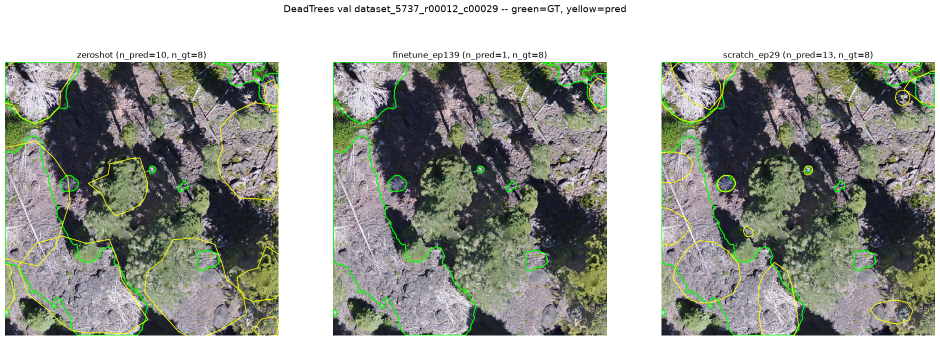
#> input picture crown_segmentation_research/images/deadtrees_transfer_comparison_00012_c00029.png, 1880 x 681 px (shown at 1/2 size); its folder holds only this picture in this run
$ python preprocess_isaid.py --input_dir ../crown_segmentation_research/images --output_dir out
#> lines starting #> are read from the running program, lines starting #| are printed output that depends on the picture
"""
preprocess_isaid.py
===================
Tiling script for iSAID dataset.
Large mosaic images -> 512x512 tiles.
Filters tiles with very low information content.
Supports visualization of the tiling grid.
"""

import argparse
import json
import os
from pathlib import Path

import cv2
import numpy as np
from PIL import Image
from tqdm import tqdm
import matplotlib.pyplot as plt

def tile_image(img_path, mask_path, output_img_dir, output_mask_dir, tile_size=512, overlap=64, min_info=0.05):
    """Tiles an image and its corresponding mask."""
#> called with tile_size = 512, overlap = 64, min_info = 0.05
    img = np.array(Image.open(img_path))
#> img is the input picture: shape (681, 1880, 4); mean R, G, B, A 155, 158.1, 150.5, 255
    mask = np.array(Image.open(mask_path)) if mask_path else None

    h, w = img.shape[:2]
#> h = 681; w = 1880
    stem = Path(img_path).stem

    stride = tile_size - overlap
    count = 0

    for y in range(0, h - tile_size + 1, stride):
        for x in range(0, w - tile_size + 1, stride):
            tile_img = img[y:y+tile_size, x:x+tile_size]

            # Check info content (non-black pixels)
            if np.mean(tile_img > 0) < min_info:
                continue

            out_img_path = output_img_dir / f"{stem}_tile_{y}_{x}.png"
            Image.fromarray(tile_img).save(out_img_path)

            if mask is not None:
                tile_mask = mask[y:y+tile_size, x:x+tile_size]
                out_mask_path = output_mask_dir / f"{stem}_tile_{y}_{x}.png"
                Image.fromarray(tile_mask).save(out_mask_path)

            count += 1
#> this loop made 1 pass
#> pass 1, in tile_image, `Image.fromarray(tile_img).save(out_img_path)`:
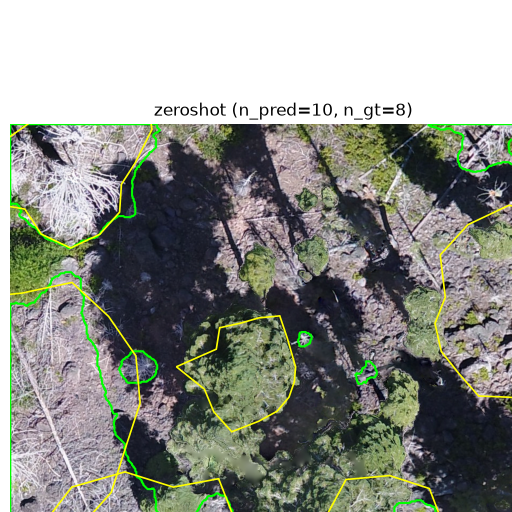
#> saved as deadtrees_transfer_comparison_00012_c00029_tile_0_0.png: PIL image 512x512 RGBA; mean R, G, B, A 142.4, 145.4, 138.1, 255
#> pass 1, in tile_image, `Image.fromarray(tile_img).save(out_img_path)`:
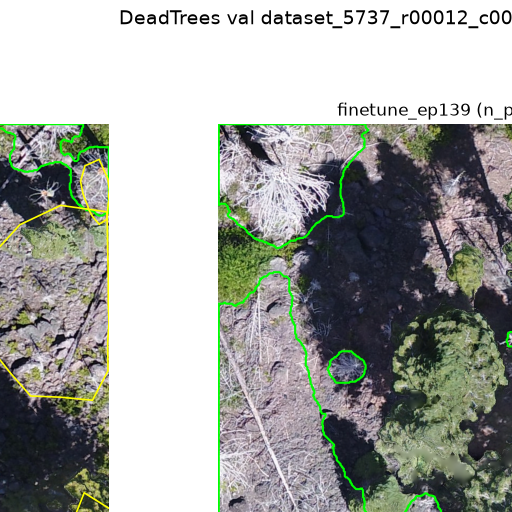
#> saved as deadtrees_transfer_comparison_00012_c00029_tile_0_448.png: PIL image 512x512 RGBA; mean R, G, B, A 164.5, 167.3, 162.4, 255
#> pass 1, in tile_image, `Image.fromarray(tile_img).save(out_img_path)`:
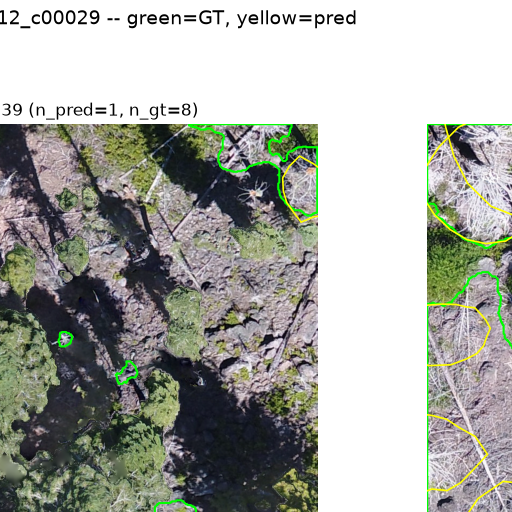
#> saved as deadtrees_transfer_comparison_00012_c00029_tile_0_896.png: PIL image 512x512 RGBA; mean R, G, B, A 168.6, 170.7, 164.3, 255
#> pass 1, in tile_image, `Image.fromarray(tile_img).save(out_img_path)`:
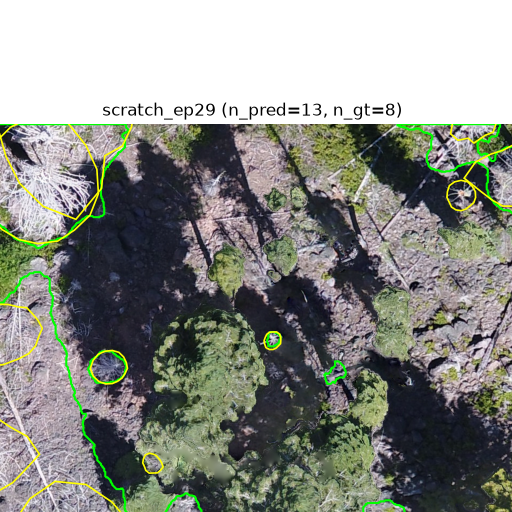
#> saved as deadtrees_transfer_comparison_00012_c00029_tile_0_1344.png: PIL image 512x512 RGBA; mean R, G, B, A 139.1, 141.7, 135.1, 255
#> after the loop, count = 4
    return count

def main():
    parser = argparse.ArgumentParser()
    parser.add_argument("--input_dir", type=str, required=True, help="Dir containing raw images")
    parser.add_argument("--mask_dir", type=str, default=None, help="Dir containing raw masks")
    parser.add_argument("--output_dir", type=str, required=True, help="Target dir for processed tiles")
    parser.add_argument("--tile_size", type=int, default=512)
    parser.add_argument("--overlap", type=int, default=64)
    parser.add_argument("--visualize", action="store_true")
    args = parser.parse_args()

    input_path = Path(args.input_dir)
    output_path = Path(args.output_dir)
    output_img_dir = output_path / "images"
    output_mask_dir = output_path / "masks"

    output_img_dir.mkdir(parents=True, exist_ok=True)
    if args.mask_dir:
        output_mask_dir.mkdir(parents=True, exist_ok=True)

    img_files = sorted(list(input_path.glob("*.png")) + list(input_path.glob("*.jpg")))

    log_file = output_path / "tiling_log.txt"
    with open(log_file, "w") as f:
        for img_p in tqdm(img_files, desc="Tiling"):
            mask_p = None
            if args.mask_dir:
                mask_p = Path(args.mask_dir) / img_p.name
                if not mask_p.exists():
                    # Check for instance color naming convention
                    mask_p = Path(args.mask_dir) / img_p.name.replace(".png", "_instance_color_RGB.png")

            num_tiles = tile_image(img_p, mask_p, output_img_dir, output_mask_dir, args.tile_size, args.overlap)
#> num_tiles = 4
            f.write(f"{img_p.name}: {num_tiles} tiles\n")

            if args.visualize and img_p == img_files[0]:
                # Save one visualization of the grid
                img = np.array(Image.open(img_p))
                plt.figure(figsize=(12, 12))
                plt.imshow(img)
                h, w = img.shape[:2]
                stride = args.tile_size - args.overlap
                for y in range(0, h - args.tile_size + 1, stride):
                    for x in range(0, w - args.tile_size + 1, stride):
                        rect = plt.Rectangle((x, y), args.tile_size, args.tile_size, fill=False, color="red", linewidth=0.5)
                        plt.gca().add_patch(rect)
                plt.title(f"Tiling Grid for {img_p.name}")
                plt.savefig(output_path / "tiling_viz_sample.png")
                plt.close()

    print(f"Preprocessing complete. Tiles saved to {output_path}")

if __name__ == "__main__":
    main()

$ run again, on crown_segmentation_research/images/latest_checkpoints_comparison_00016_c00032.png
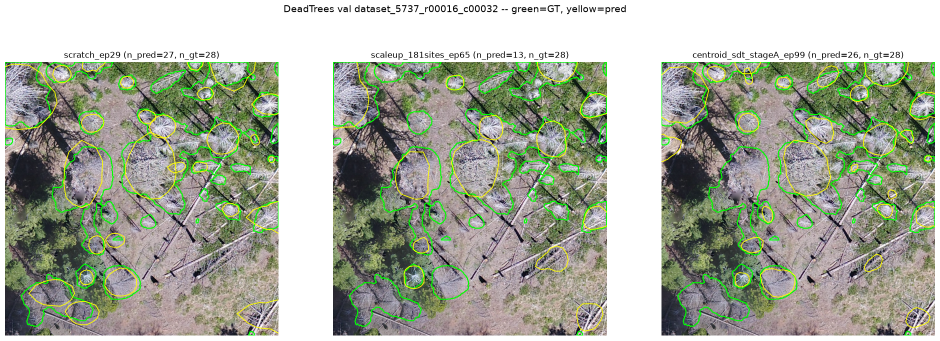
#> input picture crown_segmentation_research/images/latest_checkpoints_comparison_00016_c00032.png, 1880 x 681 px (shown at 1/2 size)
#> in tile_image, img is the input picture: shape (681, 1880, 4); mean R, G, B, A 167, 172.8, 157, 255
#> the loop in tile_image, `for y in range(0, h - tile_size + 1, stride):` made 1 pass
#> pass 1, in tile_image, `Image.fromarray(tile_img).save(out_img_path)`:
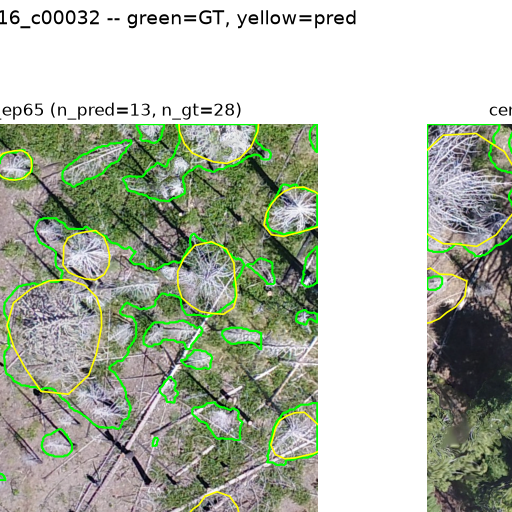
#> saved as latest_checkpoints_comparison_00016_c00032_tile_0_896.png: PIL image 512x512 RGBA; mean R, G, B, A 177.1, 184.6, 168.8, 255
#> pass 1, in tile_image, `Image.fromarray(tile_img).save(out_img_path)`:
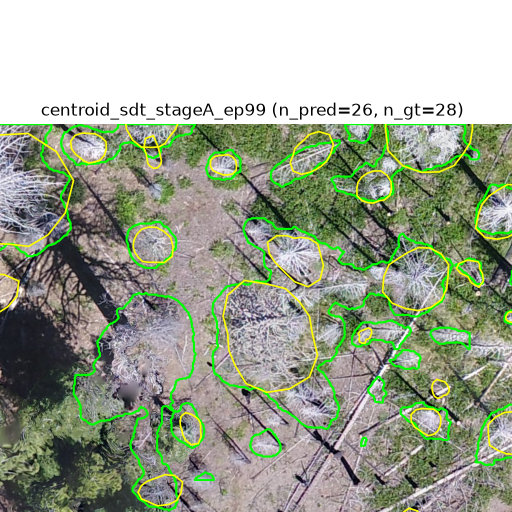
#> saved as latest_checkpoints_comparison_00016_c00032_tile_0_1344.png: PIL image 512x512 RGBA; mean R, G, B, A 157.2, 166, 146.1, 255
#> after the loop in tile_image, `for y in range(0, h - tile_size + 1, stride):`: count = 4

$ run again, on crown_segmentation_research/images/latest_checkpoints_comparison_00040_c00008.png
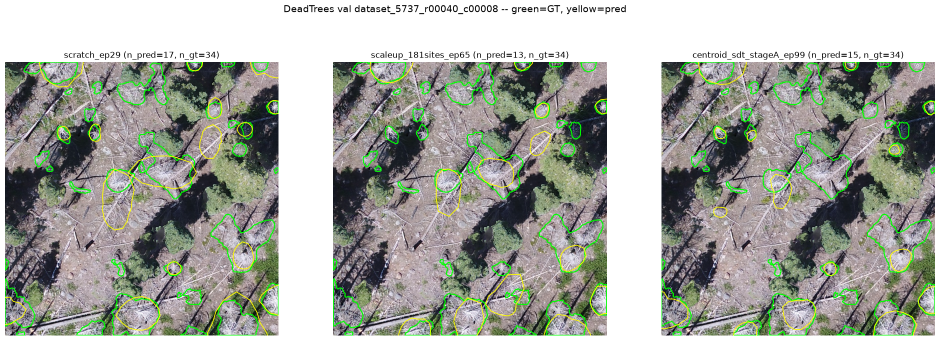
#> input picture crown_segmentation_research/images/latest_checkpoints_comparison_00040_c00008.png, 1880 x 681 px (shown at 1/2 size)
#> in tile_image, img is the input picture: shape (681, 1880, 4); mean R, G, B, A 164.1, 167.7, 159.1, 255
#> the loop in tile_image, `for y in range(0, h - tile_size + 1, stride):` made 1 pass
#> pass 1, in tile_image, `Image.fromarray(tile_img).save(out_img_path)`:
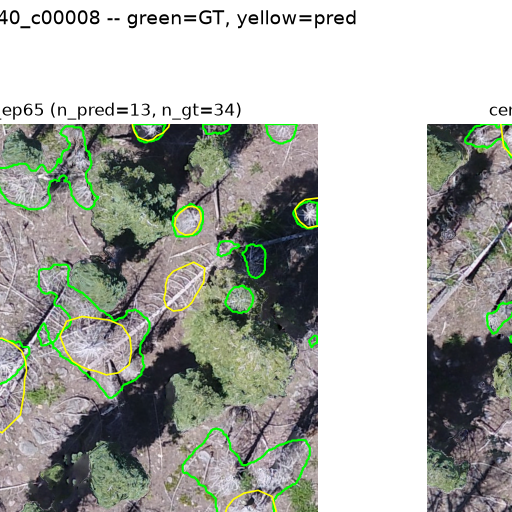
#> saved as latest_checkpoints_comparison_00040_c00008_tile_0_896.png: PIL image 512x512 RGBA; mean R, G, B, A 171, 174.2, 167.6, 255
#> pass 1, in tile_image, `Image.fromarray(tile_img).save(out_img_path)`:
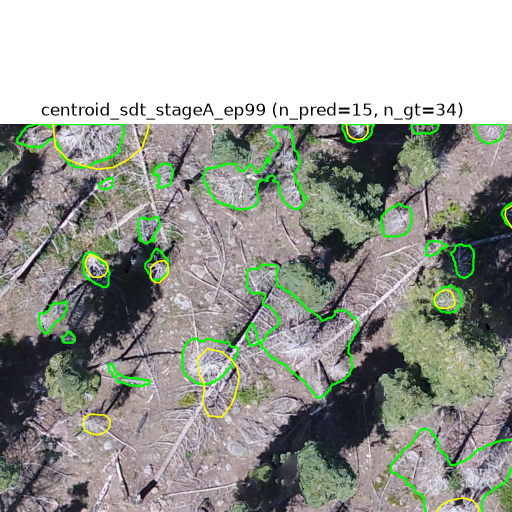
#> saved as latest_checkpoints_comparison_00040_c00008_tile_0_1344.png: PIL image 512x512 RGBA; mean R, G, B, A 155, 158.3, 150.6, 255
#> after the loop in tile_image, `for y in range(0, h - tile_size + 1, stride):`: count = 4

$ run again, on crown_segmentation_research/images/nfg_ablation_868_0_2_5cm.png
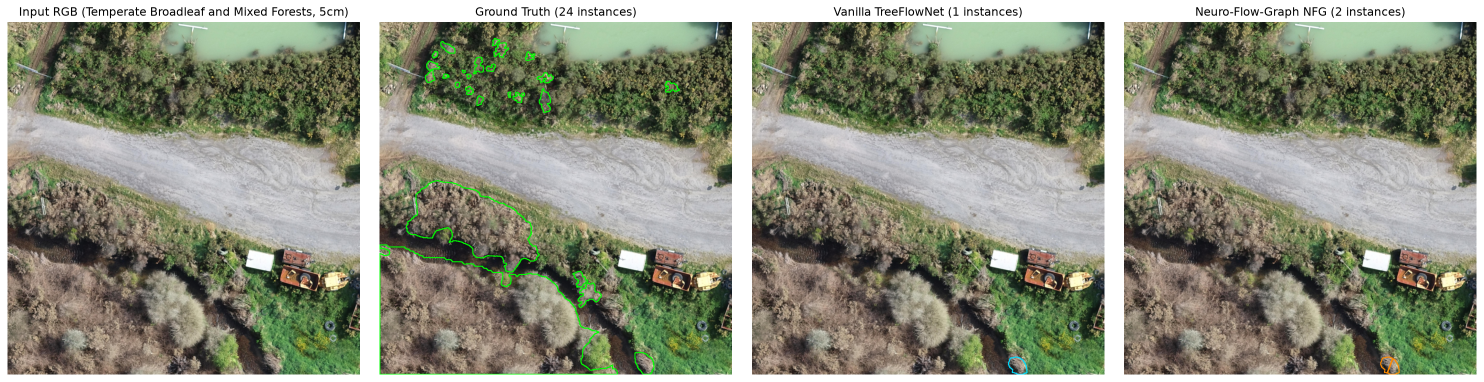
#> input picture crown_segmentation_research/images/nfg_ablation_868_0_2_5cm.png, 2968 x 764 px (shown at 1/2 size)
#> in tile_image, img is the input picture: shape (764, 2968, 4); mean R, G, B, A 138.6, 141.6, 123.5, 255
#> the loop in tile_image, `for y in range(0, h - tile_size + 1, stride):` made 1 pass
#> pass 1, in tile_image, `Image.fromarray(tile_img).save(out_img_path)`:
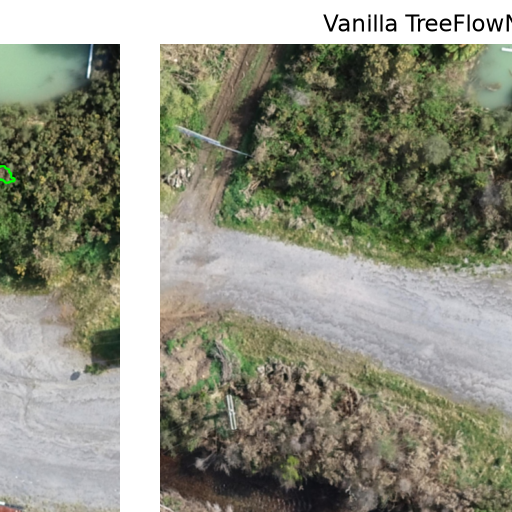
#> saved as nfg_ablation_868_0_2_5cm_tile_0_1344.png: PIL image 512x512 RGBA; mean R, G, B, A 144, 145.3, 129.7, 255
#> after the loop in tile_image, `for y in range(0, h - tile_size + 1, stride):`:
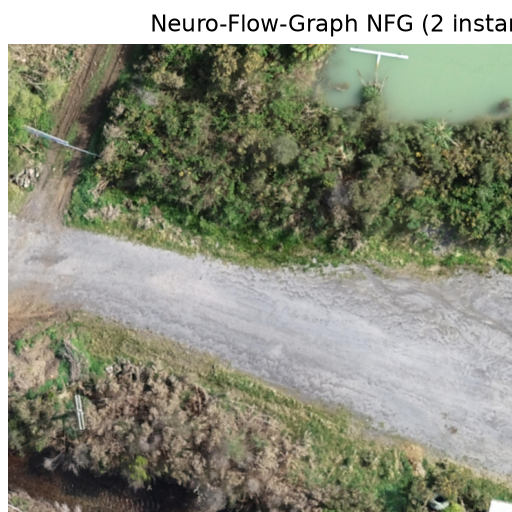
#> tile_img: shape (512, 512, 4); mean R, G, B, A 139.7, 142.2, 125, 255
#> after the loop in tile_image, `for y in range(0, h - tile_size + 1, stride):`: count = 6
